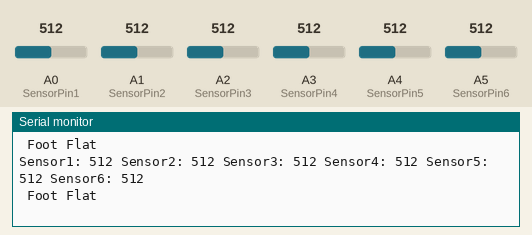
The sketch below on a simulated Arduino Uno, built with avr-gcc and run on an emulated ATmega328P. Parts: the last lines printed to the serial monitor. The test bench sets the inputs (shaded band); at power-on: A4 (SensorPin5) = 512, A0 (SensorPin1) = 512, A1 (SensorPin2) = 512, A2 (SensorPin3) = 512, A3 (SensorPin4) = 512, A5 (SensorPin6) = 512.

Above: at 7.2 s.
7.3 s: A4 (SensorPin5) set to 108
At 7.53 s:
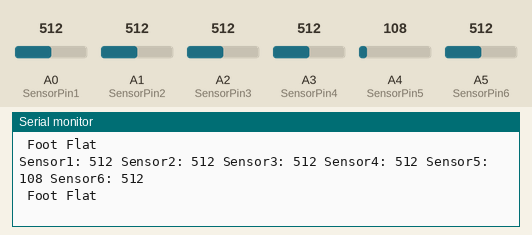
10.3 s: A4 (SensorPin5) set to 92
At 10.73 s:
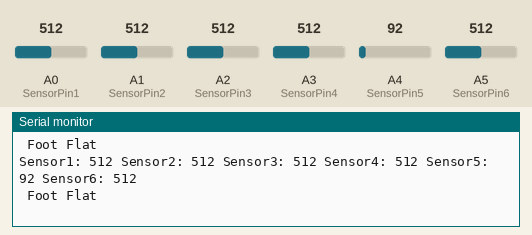

Measured:
- after the input at 7.3 s, the serial monitor: prints a new line at once (image 1)
- after the input at 10.3 s, the serial monitor: prints a new line after 0.22 s (image 2)

The sketch:

Smart_Footbed_Code.ino
```cpp
int SensorPin1 = 0;
int SensorPin2 = 1;
int SensorPin3 = 2;
int SensorPin4 = 3;
int SensorPin5 = 4;
int SensorPin6 = 5;

int SensorRead1;
int SensorRead2;
int SensorRead3;
int SensorRead4;
int SensorRead5;
int SensorRead6;


void setup() {
  Serial.begin(9600);

}

void loop() {
  SensorRead1 = analogRead(SensorPin1);
  SensorRead2 = analogRead(SensorPin2);
  SensorRead3 = analogRead(SensorPin3);
  SensorRead4 = analogRead(SensorPin4);
  SensorRead5 = analogRead(SensorPin5);
  SensorRead6 = analogRead(SensorPin6);

  Serial.print("Sensor1: ");
  Serial.print(SensorRead1);
  Serial.print(" Sensor2: ");
  Serial.print(SensorRead2);
  Serial.print(" Sensor3: ");
  Serial.print(SensorRead3);
  Serial.print(" Sensor4: ");
  Serial.print(SensorRead4);
  Serial.print(" Sensor5: ");
  Serial.print(SensorRead5);
  Serial.print(" Sensor6: ");
  Serial.print(SensorRead6);
  Serial.println();
  if(SensorRead2 < 100 && SensorRead3 < 100 && SensorRead5 < 100 && SensorRead6 < 100 && SensorRead4 < 100 && SensorRead1 < 200){
    Serial.println(" No pressure");
  }
  //heel strike
  else if ( SensorRead2 == 0 && SensorRead3 == 0 && SensorRead5 == 0 && SensorRead6 == 0){
    if ( SensorRead1 > 100 || SensorRead4 > 100){
      Serial.println(" Heel Strike ");
    }
  }
  //heel off
  else if ( SensorRead2 == 0 && SensorRead1 == 0 && SensorRead5 == 0 && SensorRead4 == 0){
    if ( SensorRead3 > 100 || SensorRead6 > 100 || SensorRead5 > 100){
      Serial.println(" Heel Off ");
    }
  }
  //foot flat
  else if ( (SensorRead3 != 0 && SensorRead2 != 0 && SensorRead1 != 0) || (SensorRead4 != 0 && SensorRead5 != 0 && SensorRead6 != 0)){
    Serial.println(" Foot Flat ");
  }


  delay(200);
}
```
